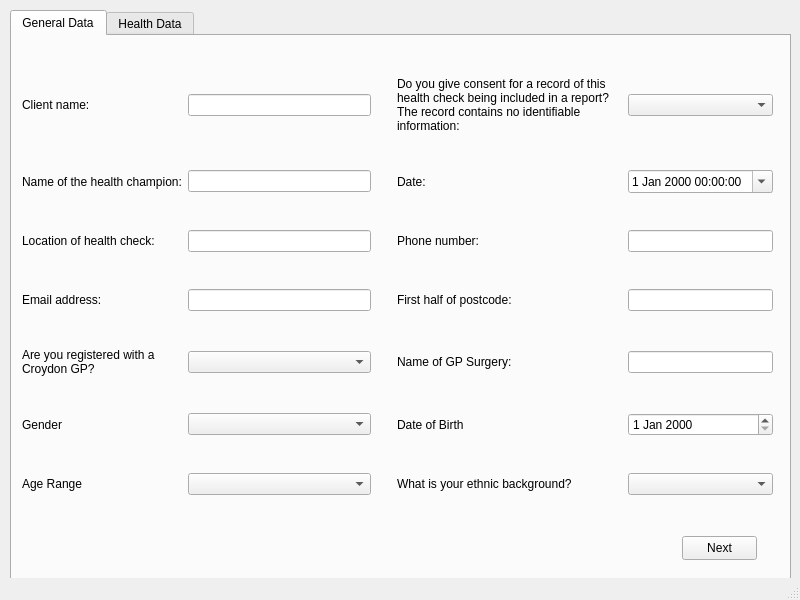
<?xml version="1.0" encoding="UTF-8"?>
<ui version="4.0">
 <class>MainWindow</class>
 <widget class="QMainWindow" name="MainWindow">
  <property name="geometry">
   <rect>
    <x>0</x>
    <y>0</y>
    <width>800</width>
    <height>600</height>
   </rect>
  </property>
  <property name="sizePolicy">
   <sizepolicy hsizetype="Preferred" vsizetype="Preferred">
    <horstretch>0</horstretch>
    <verstretch>0</verstretch>
   </sizepolicy>
  </property>
  <property name="windowTitle">
   <string>Health Check Screening Form</string>
  </property>
  <widget class="QWidget" name="centralwidget">
   <widget class="QTabWidget" name="tabWidget">
    <property name="geometry">
     <rect>
      <x>10</x>
      <y>10</y>
      <width>781</width>
      <height>571</height>
     </rect>
    </property>
    <property name="sizePolicy">
     <sizepolicy hsizetype="Preferred" vsizetype="Preferred">
      <horstretch>0</horstretch>
      <verstretch>0</verstretch>
     </sizepolicy>
    </property>
    <property name="currentIndex">
     <number>0</number>
    </property>
    <widget class="QWidget" name="tab">
     <attribute name="title">
      <string>General Data</string>
     </attribute>
     <widget class="QWidget" name="gridLayoutWidget">
      <property name="geometry">
       <rect>
        <x>10</x>
        <y>10</y>
        <width>751</width>
        <height>481</height>
       </rect>
      </property>
      <layout class="QGridLayout" name="gridLayout">
       <item row="5" column="0">
        <widget class="QLabel" name="label_11">
         <property name="text">
          <string>Gender</string>
         </property>
        </widget>
       </item>
       <item row="1" column="1">
        <widget class="QLineEdit" name="lineEdit_2"/>
       </item>
       <item row="3" column="4">
        <widget class="QLineEdit" name="lineEdit_6"/>
       </item>
       <item row="4" column="3">
        <widget class="QLabel" name="label_10">
         <property name="text">
          <string>Name of GP Surgery:</string>
         </property>
        </widget>
       </item>
       <item row="5" column="4">
        <widget class="QDateEdit" name="dateEdit"/>
       </item>
       <item row="2" column="1">
        <widget class="QLineEdit" name="lineEdit_3"/>
       </item>
       <item row="6" column="0">
        <widget class="QLabel" name="label_12">
         <property name="text">
          <string>Age Range</string>
         </property>
        </widget>
       </item>
       <item row="0" column="3">
        <widget class="QLabel" name="label_2">
         <property name="text">
          <string>Do you give consent for a record of this health check being included in a report? The record contains no identifiable information:</string>
         </property>
         <property name="wordWrap">
          <bool>true</bool>
         </property>
        </widget>
       </item>
       <item row="3" column="0">
        <widget class="QLabel" name="label_7">
         <property name="text">
          <string>Email address:</string>
         </property>
        </widget>
       </item>
       <item row="3" column="3">
        <widget class="QLabel" name="label_8">
         <property name="text">
          <string>First half of postcode:</string>
         </property>
        </widget>
       </item>
       <item row="1" column="3">
        <widget class="QLabel" name="label_4">
         <property name="text">
          <string>Date:</string>
         </property>
         <property name="alignment">
          <set>Qt::AlignLeading|Qt::AlignLeft|Qt::AlignVCenter</set>
         </property>
        </widget>
       </item>
       <item row="3" column="1">
        <widget class="QLineEdit" name="lineEdit_5"/>
       </item>
       <item row="0" column="1">
        <widget class="QLineEdit" name="lineEdit"/>
       </item>
       <item row="1" column="4">
        <widget class="QDateTimeEdit" name="dateTimeEdit">
         <property name="calendarPopup">
          <bool>true</bool>
         </property>
        </widget>
       </item>
       <item row="6" column="1">
        <widget class="QComboBox" name="comboBox_4">
         <property name="placeholderText" stdset="0">
          <string>Select</string>
         </property>
         <item>
          <property name="text">
           <string>18 - 30</string>
          </property>
         </item>
         <item>
          <property name="text">
           <string>31 - 40</string>
          </property>
         </item>
         <item>
          <property name="text">
           <string>41 - 50</string>
          </property>
         </item>
         <item>
          <property name="text">
           <string>51 - 60</string>
          </property>
         </item>
         <item>
          <property name="text">
           <string>61 - 70</string>
          </property>
         </item>
         <item>
          <property name="text">
           <string>71 - 80</string>
          </property>
         </item>
         <item>
          <property name="text">
           <string>81 - 90</string>
          </property>
         </item>
         <item>
          <property name="text">
           <string>90+</string>
          </property>
         </item>
        </widget>
       </item>
       <item row="6" column="4">
        <widget class="QComboBox" name="comboBox_5">
         <property name="placeholderText" stdset="0">
          <string>Select</string>
         </property>
         <item>
          <property name="text">
           <string>White</string>
          </property>
         </item>
         <item>
          <property name="text">
           <string>Black</string>
          </property>
         </item>
         <item>
          <property name="text">
           <string>South Asian</string>
          </property>
         </item>
         <item>
          <property name="text">
           <string>Chinese</string>
          </property>
         </item>
         <item>
          <property name="text">
           <string>Mixed Ethnicity</string>
          </property>
         </item>
         <item>
          <property name="text">
           <string>Other</string>
          </property>
         </item>
        </widget>
       </item>
       <item row="4" column="1">
        <widget class="QComboBox" name="comboBox">
         <property name="currentText">
          <string>Yes</string>
         </property>
         <property name="placeholderText" stdset="0">
          <string>Select</string>
         </property>
         <item>
          <property name="text">
           <string>Yes</string>
          </property>
         </item>
         <item>
          <property name="text">
           <string>No</string>
          </property>
         </item>
         <item>
          <property name="text">
           <string>Yes - but outside of Croydon</string>
          </property>
         </item>
        </widget>
       </item>
       <item row="0" column="4">
        <widget class="QComboBox" name="comboBox_2">
         <property name="placeholderText" stdset="0">
          <string>Select</string>
         </property>
         <item>
          <property name="text">
           <string>Yes</string>
          </property>
         </item>
         <item>
          <property name="text">
           <string>No</string>
          </property>
         </item>
        </widget>
       </item>
       <item row="4" column="0">
        <widget class="QLabel" name="label_9">
         <property name="text">
          <string>Are you registered with a Croydon GP?</string>
         </property>
         <property name="wordWrap">
          <bool>true</bool>
         </property>
        </widget>
       </item>
       <item row="4" column="4">
        <widget class="QLineEdit" name="lineEdit_7"/>
       </item>
       <item row="2" column="4">
        <widget class="QLineEdit" name="lineEdit_4"/>
       </item>
       <item row="6" column="3">
        <widget class="QLabel" name="label_14">
         <property name="text">
          <string>What is your ethnic background?</string>
         </property>
        </widget>
       </item>
       <item row="0" column="0">
        <widget class="QLabel" name="label">
         <property name="text">
          <string>Client name:</string>
         </property>
        </widget>
       </item>
       <item row="1" column="0">
        <widget class="QLabel" name="label_3">
         <property name="text">
          <string>Name of the health champion:</string>
         </property>
        </widget>
       </item>
       <item row="5" column="1">
        <widget class="QComboBox" name="comboBox_3">
         <property name="placeholderText" stdset="0">
          <string>Select</string>
         </property>
         <item>
          <property name="text">
           <string>Male</string>
          </property>
         </item>
         <item>
          <property name="text">
           <string>Female</string>
          </property>
         </item>
         <item>
          <property name="text">
           <string>Trans-male</string>
          </property>
         </item>
         <item>
          <property name="text">
           <string>Trans-female</string>
          </property>
         </item>
         <item>
          <property name="text">
           <string>Non-binary</string>
          </property>
         </item>
         <item>
          <property name="text">
           <string>Gender-fluid</string>
          </property>
         </item>
         <item>
          <property name="text">
           <string>Gender-neutral</string>
          </property>
         </item>
         <item>
          <property name="text">
           <string>Gender-queer</string>
          </property>
         </item>
         <item>
          <property name="text">
           <string>Other</string>
          </property>
         </item>
        </widget>
       </item>
       <item row="2" column="3">
        <widget class="QLabel" name="label_6">
         <property name="text">
          <string>Phone number:</string>
         </property>
        </widget>
       </item>
       <item row="5" column="3">
        <widget class="QLabel" name="label_13">
         <property name="text">
          <string>Date of Birth</string>
         </property>
        </widget>
       </item>
       <item row="0" column="2">
        <spacer name="horizontalSpacer">
         <property name="orientation">
          <enum>Qt::Horizontal</enum>
         </property>
         <property name="sizeHint" stdset="0">
          <size>
           <width>40</width>
           <height>20</height>
          </size>
         </property>
        </spacer>
       </item>
       <item row="2" column="0">
        <widget class="QLabel" name="label_5">
         <property name="text">
          <string>Location of health check:</string>
         </property>
        </widget>
       </item>
      </layout>
     </widget>
     <widget class="QPushButton" name="pushButton">
      <property name="geometry">
       <rect>
        <x>670</x>
        <y>500</y>
        <width>75</width>
        <height>24</height>
       </rect>
      </property>
      <property name="text">
       <string>Next</string>
      </property>
     </widget>
    </widget>
    <widget class="QWidget" name="tab_2">
     <attribute name="title">
      <string>Health Data</string>
     </attribute>
     <widget class="QWidget" name="gridLayoutWidget_2">
      <property name="geometry">
       <rect>
        <x>10</x>
        <y>10</y>
        <width>751</width>
        <height>481</height>
       </rect>
      </property>
      <layout class="QGridLayout" name="gridLayout_2" rowstretch="0,0,0,0,0,0,0,0,0,0,0,0">
       <item row="3" column="3">
        <widget class="QLabel" name="label_29">
         <property name="text">
          <string>HbA1c reading (average blood glucose (sugar) levels) mmol/mol</string>
         </property>
         <property name="wordWrap">
          <bool>true</bool>
         </property>
        </widget>
       </item>
       <item row="0" column="3">
        <widget class="QLabel" name="label_26">
         <property name="text">
          <string>Lipids reading: CHOL mmol/L</string>
         </property>
        </widget>
       </item>
       <item row="3" column="0">
        <widget class="QLabel" name="label_25">
         <property name="text">
          <string>Resting heart rate</string>
         </property>
        </widget>
       </item>
       <item row="10" column="3">
        <widget class="QCheckBox" name="checkBox_4">
         <property name="text">
          <string>NHS Diabetes Prevention Programme</string>
         </property>
        </widget>
       </item>
       <item row="0" column="4">
        <widget class="QLineEdit" name="lineEdit_15"/>
       </item>
       <item row="6" column="3">
        <widget class="QCheckBox" name="checkBox">
         <property name="text">
          <string>Results emailed to GP (unless opted out)</string>
         </property>
        </widget>
       </item>
       <item row="1" column="4">
        <widget class="QLineEdit" name="lineEdit_16"/>
       </item>
       <item row="8" column="0">
        <widget class="QLabel" name="label_20">
         <property name="text">
          <string>Body Mass Index (BMI)</string>
         </property>
        </widget>
       </item>
       <item row="0" column="0">
        <widget class="QLabel" name="label_16">
         <property name="text">
          <string>Do you have a parent, brother, sister and/or own child with diabetes?</string>
         </property>
         <property name="wordWrap">
          <bool>true</bool>
         </property>
        </widget>
       </item>
       <item row="2" column="1">
        <widget class="QLineEdit" name="lineEdit_12"/>
       </item>
       <item row="4" column="4">
        <widget class="QLineEdit" name="lineEdit_19"/>
       </item>
       <item row="9" column="3">
        <widget class="QCheckBox" name="checkBox_3">
         <property name="text">
          <string>Referral to DoSA</string>
         </property>
        </widget>
       </item>
       <item row="8" column="3">
        <widget class="QCheckBox" name="checkBox_2">
         <property name="text">
          <string>Referral to EPP</string>
         </property>
        </widget>
       </item>
       <item row="9" column="1">
        <widget class="QLineEdit" name="lineEdit_13">
         <property name="readOnly">
          <bool>true</bool>
         </property>
        </widget>
       </item>
       <item row="1" column="0">
        <widget class="QLabel" name="label_15">
         <property name="text">
          <string>Has a doctor ever told you that you have high blood pressure, or given you medication for it?</string>
         </property>
         <property name="wordWrap">
          <bool>true</bool>
         </property>
        </widget>
       </item>
       <item row="6" column="1">
        <widget class="QLineEdit" name="lineEdit_10"/>
       </item>
       <item row="9" column="0">
        <widget class="QLabel" name="label_22">
         <property name="text">
          <string>Diabetes Risk Score</string>
         </property>
        </widget>
       </item>
       <item row="2" column="4">
        <widget class="QLineEdit" name="lineEdit_17"/>
       </item>
       <item row="11" column="3">
        <widget class="QCheckBox" name="checkBox_6">
         <property name="text">
          <string>No further action required</string>
         </property>
        </widget>
       </item>
       <item row="1" column="1">
        <widget class="QComboBox" name="comboBox_6">
         <property name="currentText">
          <string>Yes</string>
         </property>
         <property name="placeholderText" stdset="0">
          <string>Select</string>
         </property>
         <item>
          <property name="text">
           <string>Yes</string>
          </property>
         </item>
         <item>
          <property name="text">
           <string>No</string>
          </property>
         </item>
        </widget>
       </item>
       <item row="7" column="0">
        <widget class="QLabel" name="label_18">
         <property name="text">
          <string>Height, in cm</string>
         </property>
        </widget>
       </item>
       <item row="1" column="3">
        <widget class="QLabel" name="label_27">
         <property name="text">
          <string>Lipids reading: HDL mmol/L</string>
         </property>
        </widget>
       </item>
       <item row="2" column="0">
        <widget class="QLabel" name="label_24">
         <property name="text">
          <string>Blood Pressure</string>
         </property>
        </widget>
       </item>
       <item row="0" column="1">
        <widget class="QComboBox" name="comboBox_7">
         <property name="placeholderText" stdset="0">
          <string>Select</string>
         </property>
         <item>
          <property name="text">
           <string>Yes</string>
          </property>
         </item>
         <item>
          <property name="text">
           <string>No</string>
          </property>
         </item>
        </widget>
       </item>
       <item row="7" column="1">
        <widget class="QLineEdit" name="lineEdit_9"/>
       </item>
       <item row="3" column="1">
        <widget class="QLineEdit" name="lineEdit_11"/>
       </item>
       <item row="4" column="1">
        <widget class="QComboBox" name="comboBox_8">
         <property name="placeholderText" stdset="0">
          <string>Select</string>
         </property>
         <item>
          <property name="text">
           <string>Yes</string>
          </property>
         </item>
         <item>
          <property name="text">
           <string>No</string>
          </property>
         </item>
        </widget>
       </item>
       <item row="4" column="3">
        <widget class="QLabel" name="label_30">
         <property name="text">
          <string>Q-Risk Score (%)</string>
         </property>
        </widget>
       </item>
       <item row="2" column="3">
        <widget class="QLabel" name="label_28">
         <property name="text">
          <string>Lipids reading: CHOL/HDL mmol/L</string>
         </property>
        </widget>
       </item>
       <item row="0" column="2">
        <spacer name="horizontalSpacer_2">
         <property name="orientation">
          <enum>Qt::Horizontal</enum>
         </property>
         <property name="sizeHint" stdset="0">
          <size>
           <width>40</width>
           <height>20</height>
          </size>
         </property>
        </spacer>
       </item>
       <item row="6" column="0">
        <widget class="QLabel" name="label_19">
         <property name="text">
          <string>Weight, in kg</string>
         </property>
        </widget>
       </item>
       <item row="3" column="4">
        <widget class="QLineEdit" name="lineEdit_18"/>
       </item>
       <item row="7" column="3">
        <widget class="QCheckBox" name="checkBox_5">
         <property name="text">
          <string>Follow-up phone call (to check they visited their GP)</string>
         </property>
        </widget>
       </item>
       <item row="4" column="0">
        <widget class="QLabel" name="label_32">
         <property name="text">
          <string>Regular or irregular pulse</string>
         </property>
        </widget>
       </item>
       <item row="8" column="1">
        <widget class="QLineEdit" name="lineEdit_14">
         <property name="text">
          <string/>
         </property>
         <property name="readOnly">
          <bool>true</bool>
         </property>
        </widget>
       </item>
       <item row="5" column="0">
        <widget class="QLabel" name="label_17">
         <property name="text">
          <string>Waist mesaurment, in cm</string>
         </property>
        </widget>
       </item>
       <item row="5" column="1">
        <widget class="QLineEdit" name="lineEdit_8"/>
       </item>
      </layout>
     </widget>
     <widget class="QPushButton" name="pushButton_2">
      <property name="geometry">
       <rect>
        <x>670</x>
        <y>500</y>
        <width>75</width>
        <height>24</height>
       </rect>
      </property>
      <property name="text">
       <string>Finish</string>
      </property>
     </widget>
     <widget class="QPushButton" name="pushButton_3">
      <property name="geometry">
       <rect>
        <x>580</x>
        <y>500</y>
        <width>75</width>
        <height>24</height>
       </rect>
      </property>
      <property name="text">
       <string>Back</string>
      </property>
     </widget>
    </widget>
   </widget>
  </widget>
  <widget class="QStatusBar" name="statusbar"/>
 </widget>
 <resources/>
 <connections/>
</ui>
